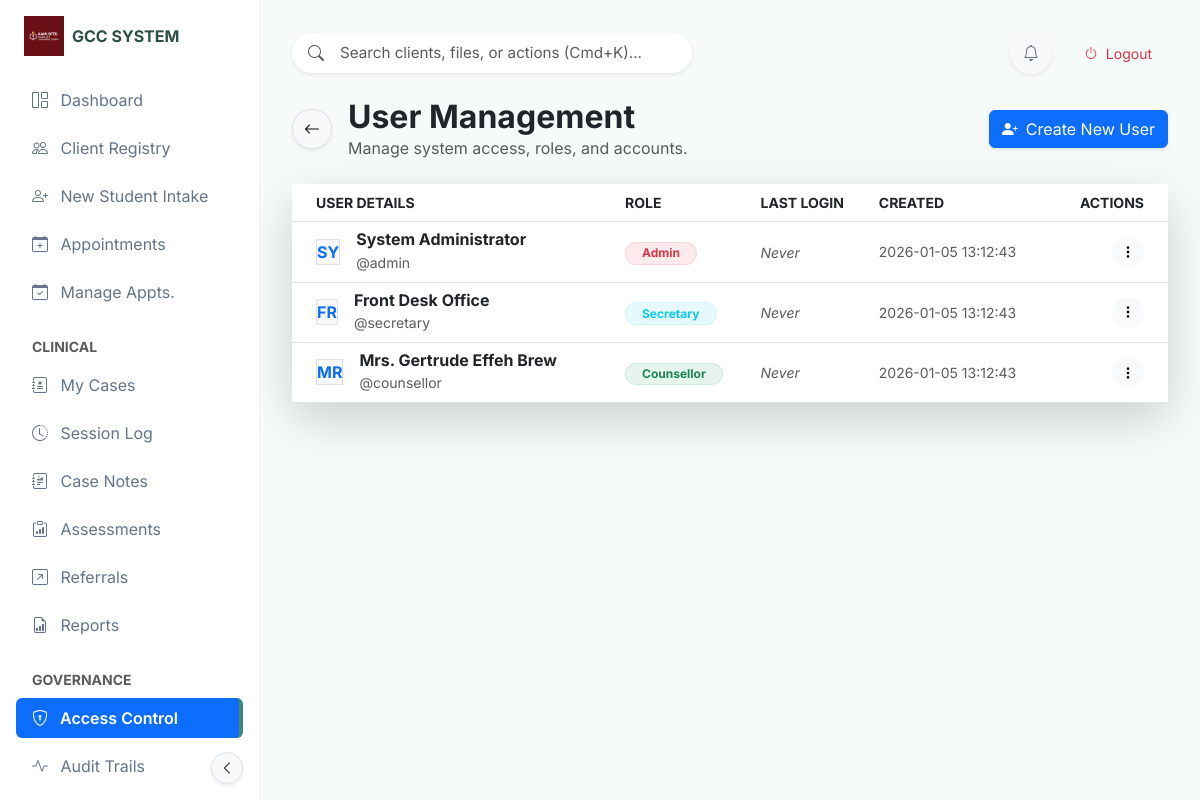
Page /admin/users (signed in) on the committed database.
### tables this page shows
CREATE TABLE app_settings (
            id INTEGER PRIMARY KEY AUTOINCREMENT,
            setting_name TEXT NOT NULL UNIQUE,
            setting_value TEXT
        );

CREATE TABLE users (
            id INTEGER PRIMARY KEY AUTOINCREMENT,
            username TEXT NOT NULL UNIQUE,
            password_hash TEXT NOT NULL,
            full_name TEXT,
            role TEXT NOT NULL, -- 'Secretary', 'Counsellor', 'Admin'
            last_login TIMESTAMP,
            created_at TIMESTAMP DEFAULT CURRENT_TIMESTAMP
        );

### app.py (the view)
@app.route('/admin/users')
@login_required
def admin_users():
    if session.get('role') != 'Admin':
        flash('Unauthorized access.', 'error')
        return redirect(url_for('dashboard'))
    conn = get_db_connection()
    users = conn.execute('SELECT * FROM users ORDER BY created_at DESC').fetchall()
    conn.close()
    return render_template('admin_users.html', users=users)

### templates/admin_users.html (shortened to what this page needs)
{% extends "base_modern.html" %}
{% block content %}
<div class="row mb-4">
    <div class="col-12">
        <div class="d-flex justify-content-between align-items-center">
            <div class="d-flex align-items-center">
                <a href="javascript:history.back()" class="btn btn-light border rounded-circle shadow-sm me-3"
                    style="width: 40px; height: 40px; display: flex; align-items: center; justify-content: center;">
                    <i class="bi bi-arrow-left"></i>
                </a>
                <div>
                    <h2 class="fw-bold mb-0 text-dark">User Management</h2>
                    <p class="text-muted mb-0">Manage system access, roles, and accounts.</p>
                </div>
            </div>
            <a href="{{ url_for('admin_add_user') }}" class="btn btn-primary shadow-sm btn-hover-lift">
                <i class="bi bi-person-plus-fill me-2"></i>Create New User
            </a>
        </div>
    </div>
</div>
<div class="card card-glass border-0 shadow-lg">
    <div class="card-body p-0">
        <div class="table-responsive">
            <table class="table table-hover align-middle table-borderless mb-0">
                <thead class="bg-light bg-opacity-50 border-bottom">
                    <tr class="text-uppercase text-muted small">
                        <th class="ps-4">User Details</th>
                        <th>Role</th>
                        <th>Last Login</th>
                        <th>Created</th>
                        <th class="text-end pe-4">Actions</th>
                    </tr>
                </thead>
                <tbody>
                    {% for user in users %}
                    <tr class="row-hover border-bottom">
                        <td class="ps-4">
                            <div class="d-flex align-items-center">
                                <div class="avatar-circle bg-light text-primary fw-bold me-3 border">
                                    {{ user.full_name[:2].upper() }}
                                </div>
                                <div>
                                    <h6 class="mb-0 fw-bold text-dark">{{ user.full_name }}</h6>
                                    <small class="text-muted">@{{ user.username }}</small>
                                </div>
                            </div>
                        </td>
                        <td>
                            {% if user.role == 'Admin' %}
                            <span
                                class="badge bg-danger bg-opacity-10 text-danger border border-danger border-opacity-10 rounded-pill px-3">Admin</span>
                            {% elif user.role == 'Secretary' %}
                            <span
                                class="badge bg-info bg-opacity-10 text-info border border-info border-opacity-10 rounded-pill px-3">Secretary</span>
                            {% else %}
                            <span
                                class="badge bg-success bg-opacity-10 text-success border border-success border-opacity-10 rounded-pill px-3">Counsellor</span>
                            {% endif %}
                        </td>
                        <td>
                            {% if user.last_login %}
                            <span class="small text-dark">{{ user.last_login }}</span>
                            {% else %}
                            <span class="text-muted small fst-italic">Never</span>
                            {% endif %}
                        </td>
                        <td class="text-muted small">
                            {{ user.created_at or 'N/A' }}
                        </td>
                        <td class="text-end pe-4">
                            <div class="dropdown">
                                <button class="btn btn-light btn-sm rounded-circle" type="button"
                                    data-bs-toggle="dropdown">
                                    <i class="bi bi-three-dots-vertical"></i>
                                </button>
                            </div>
                        </td>
                    </tr>
                    {% endfor %}
                </tbody>
            </table>
        </div>
    </div>
</div>
{% endblock %}

### templates/base_modern.html (shortened to what this page needs)
<!DOCTYPE html>
<html lang="en">
<head>
    <link href="https://cdn.jsdelivr.net/npm/bootstrap@5.3.0/dist/css/bootstrap.min.css" rel="stylesheet">
    <link rel="stylesheet" href="https://cdn.jsdelivr.net/npm/bootstrap-icons@1.10.0/font/bootstrap-icons.css">
    <link rel="stylesheet" href="{{ url_for('static', filename='css/modern_theme.css') }}">
</head>
<body>
    <nav class="sidebar-glass d-flex flex-column flex-shrink-0 p-3" id="sidebar">
        <div class="mb-4">
            <a href="/" class="d-flex align-items-center link-dark text-decoration-none logo-container ps-2">
                {% if settings.logo_url %}
                <img src="{{ settings.logo_url }}" class="me-2"
                    style="max-height: 40px; max-width: 40px; object-fit: contain;">
                {% else %}
                <div class="bg-gradient p-2 rounded-3 me-2" style="background: var(--sage-600); color: white;">
                    <i class="bi bi-heart-pulse-fill fs-4"></i>
                </div>
                {% endif %}
                <span class="fs-6 fw-bold text-break lh-sm sidebar-header-text" style="color: var(--sage-900);">
                    {{ settings.system_name or 'Counselling Hub' }}
                </span>
            </a>
        </div>
        <ul class="nav nav-pills flex-column mb-auto">
            <li class="nav-item">
                <a href="{{ url_for('dashboard') }}"
                    class="nav-link {% if request.endpoint == 'dashboard' %}active{% endif %}" title="Dashboard"
                    data-bs-toggle="tooltip" data-bs-placement="right">
                    <i class="bi bi-grid-1x2 me-2"></i> <span>Dashboard</span>
                </a>
            </li>
            {% if session.get('role') in ['Secretary', 'Admin', 'Counsellor', 'Counselor'] %}
            <li>
                <a href="{{ url_for('students') }}"
                    class="nav-link {% if 'student' in request.endpoint and 'intake' not in request.endpoint %}active{% endif %}"
                    title="Client Registry" data-bs-toggle="tooltip" data-bs-placement="right">
                    <i class="bi bi-people me-2"></i> <span>Client Registry</span>
                </a>
            </li>
            <li>
                <a href="{{ url_for('intake') }}"
                    class="nav-link {% if 'intake' in request.endpoint %}active{% endif %}" title="New Student Intake"
                    data-bs-toggle="tooltip" data-bs-placement="right">
                    <i class="bi bi-person-plus me-2"></i> <span>New Student Intake</span>
                </a>
            </li>
            <li>
                <a href="{{ url_for('appointment') }}"
                    class="nav-link {% if 'appointment' in request.endpoint and 'status' not in request.endpoint %}active{% endif %}"
                    title="Appointments" data-bs-toggle="tooltip" data-bs-placement="right">
                    <i class="bi bi-calendar-plus me-2"></i> <span>Appointments</span>
                </a>
            </li>
            <li>
                <a href="{{ url_for('manage_appointments') }}"
                    class="nav-link {% if 'manage_appointments' in request.endpoint %}active{% endif %}"
                    title="Manage Appointments" data-bs-toggle="tooltip" data-bs-placement="right">
                    <i class="bi bi-calendar-check me-2"></i> <span>Manage Appts.</span>
                </a>
            </li>
            {% endif %}
            {% if session.get('role') in ['Counsellor', 'Counselor', 'Admin'] %}
            <li class="mt-3 text-uppercase small text-muted fw-bold ps-3 mb-2 nav-category-header">Clinical</li>
            <li>
                <a href="{{ url_for('my_cases') }}"
                    class="nav-link {% if 'my_cases' in request.endpoint %}active{% endif %}" title="My Cases"
                    data-bs-toggle="tooltip" data-bs-placement="right">
                    <i class="bi bi-journal-medical me-2"></i> <span>My Cases</span>
                </a>
            </li>
            <li>
                <a href="{{ url_for('sessions_list') }}"
                    class="nav-link {% if 'session' in request.endpoint and 'case' not in request.endpoint %}active{% endif %}"
                    title="Session Log" data-bs-toggle="tooltip" data-bs-placement="right">
                    <i class="bi bi-clock-history me-2"></i> <span>Session Log</span>
                </a>
            </li>
            <li>
                <a href="{{ url_for('case_notes_list') }}"
                    class="nav-link {% if 'case_notes' in request.endpoint %}active{% endif %}" title="Case Notes"
                    data-bs-toggle="tooltip" data-bs-placement="right">
                    <i class="bi bi-journal-richtext me-2"></i> <span>Case Notes</span>
                </a>
            </li>
            <li>
                <a href="{{ url_for('dass21_list') }}"
                    class="nav-link {% if 'dass21' in request.endpoint %}active{% endif %}" title="Assessments"
                    data-bs-toggle="tooltip" data-bs-placement="right">
                    <i class="bi bi-clipboard-data me-2"></i> <span>Assessments</span>
                </a>
            </li>
            <li>
                <a href="{{ url_for('all_referrals') }}"
                    class="nav-link {% if 'referral' in request.endpoint %}active{% endif %}" title="Referrals"
                    data-bs-toggle="tooltip" data-bs-placement="right">
                    <i class="bi bi-arrow-up-right-square me-2"></i> <span>Referrals</span>
                </a>
            </li>
            <li>
                <a href="{{ url_for('reports_list') }}"
                    class="nav-link {% if 'report' in request.endpoint %}active{% endif %}" title="Reports"
                    data-bs-toggle="tooltip" data-bs-placement="right">
                    <i class="bi bi-file-earmark-bar-graph me-2"></i> <span>Reports</span>
                </a>
            </li>
            {% endif %}
            {% if session.get('role') == 'Admin' %}
            <li class="mt-3 text-uppercase small text-muted fw-bold ps-3 mb-2 nav-category-header">Governance</li>
            <li>
                <a href="{{ url_for('admin_users') }}"
                    class="nav-link {% if 'users' in request.endpoint %}active{% endif %}" title="Access Control"
                    data-bs-toggle="tooltip" data-bs-placement="right">
                    <i class="bi bi-shield-lock me-2"></i> <span>Access Control</span>
                </a>
            </li>
            <li>
                <a href="{{ url_for('audit_logs') }}"
                    class="nav-link {% if 'audit' in request.endpoint %}active{% endif %}" title="Audit Trails"
                    data-bs-toggle="tooltip" data-bs-placement="right">
                    <i class="bi bi-activity me-2"></i> <span>Audit Trails</span>
                </a>
            </li>
            <li>
                <a href="{{ url_for('admin_workflow') }}"
                    class="nav-link {% if 'workflow' in request.endpoint %}active{% endif %}" title="Workflow Rules"
                    data-bs-toggle="tooltip" data-bs-placement="right">
                </a>
            </li>
            {% endif %}
        </ul>
        <button
            class="btn btn-sm btn-light border position-absolute bottom-0 end-0 m-3 rounded-circle shadow-sm d-none d-md-flex align-items-center justify-content-center"
            id="sidebarToggle" style="width: 32px; height: 32px; z-index: 1050;">
            <i class="bi bi-chevron-left"></i>
        </button>
    </nav>
    <main class="main-content">
        <div class="d-flex justify-content-between align-items-center mb-4">
            <div class="position-relative" style="width: 400px;">
                <i class="bi bi-search position-absolute top-50 start-0 translate-middle-y ms-3 text-muted"></i>
                <input type="text" class="form-control form-control-lg ps-5 border-0 shadow-sm"
                    style="border-radius: 99px; background: white; font-size: 0.95rem;"
                    placeholder="Search clients, files, or actions (Cmd+K)...">
            </div>
            <div class="d-flex align-items-center gap-3">
                <div class="dropdown">
                    <button class="btn btn-light rounded-circle position-relative shadow-sm" type="button"
                        id="notifDropdown" data-bs-toggle="dropdown" aria-expanded="false"
                        style="width: 42px; height: 42px;">
                        <i class="bi bi-bell text-secondary"></i>
                    </button>
                </div>
                <a href="{{ url_for('logout') }}" class="btn btn-outline-danger border-0 btn-sm rounded-pill px-3">
                    <i class="bi bi-power me-1"></i> Logout
                </a>
            </div>
        </div>
        {% block content %}{% endblock %}
    </main>
</body>
</html>

### rows in the picture
app_settings: logo_url (picture)
app_settings: setting_value "GCC SYSTEM"
users: full_name "SY", full_name "System Administrator", username "admin", role "Admin", created_at "2026-01-05 13:12:43"
users: full_name "FR", full_name "Front Desk Office", username "secretary", role "Secretary", created_at "2026-01-05 13:12:43"
users: full_name "MR", full_name "Mrs. Gertrude Effeh Brew", username "counsellor", role "Counsellor", created_at "2026-01-05 13:12:43"
